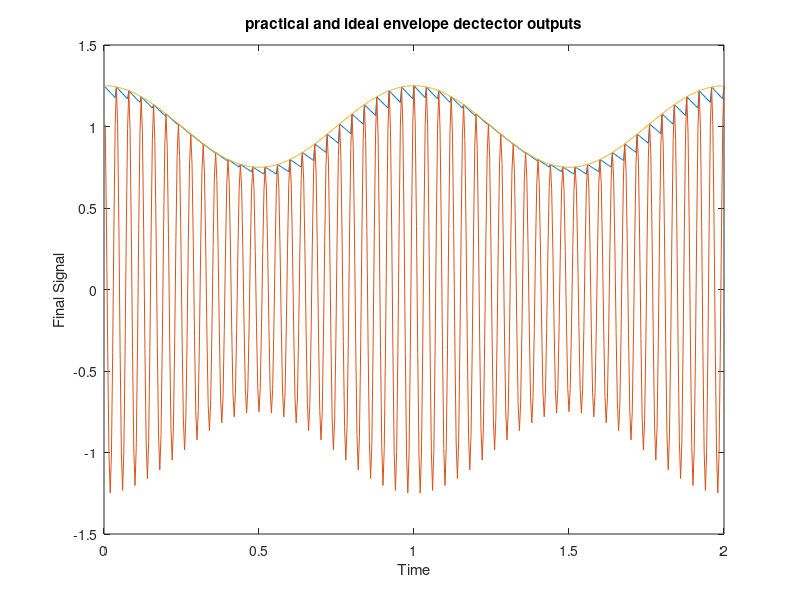

The MATLAB script that drew this image:
n=500;
fm=1
fc=25
Ka=0.25
tau=0.76;
so=1+0.25;
to=0;
for i=1:n
 t(i)=i/250;
 ideEnv(i)=(1 + Ka.*cos(2.*pi.*fm.*t(i)));
 s(i)=ideEnv(i).*cos(2.*pi.*fc.*t(i));
 if s(i)==ideEnv(i)
 to=t(i);
 so=s(i);
 end
 d=so.*exp(-(t(i)-to) / 0.6);
 pracEnv(i)=0;
 if d>s(i)
 pracEnv(i)=d;
 else
 pracEnv(i)=ideEnv(i);
 end
end
plot(t,pracEnv,'-',t,s,'-',t,ideEnv,'-');
xlabel("Time");
ylabel("Final Signal");
title("practical and ideal envelope dectector outputs");
